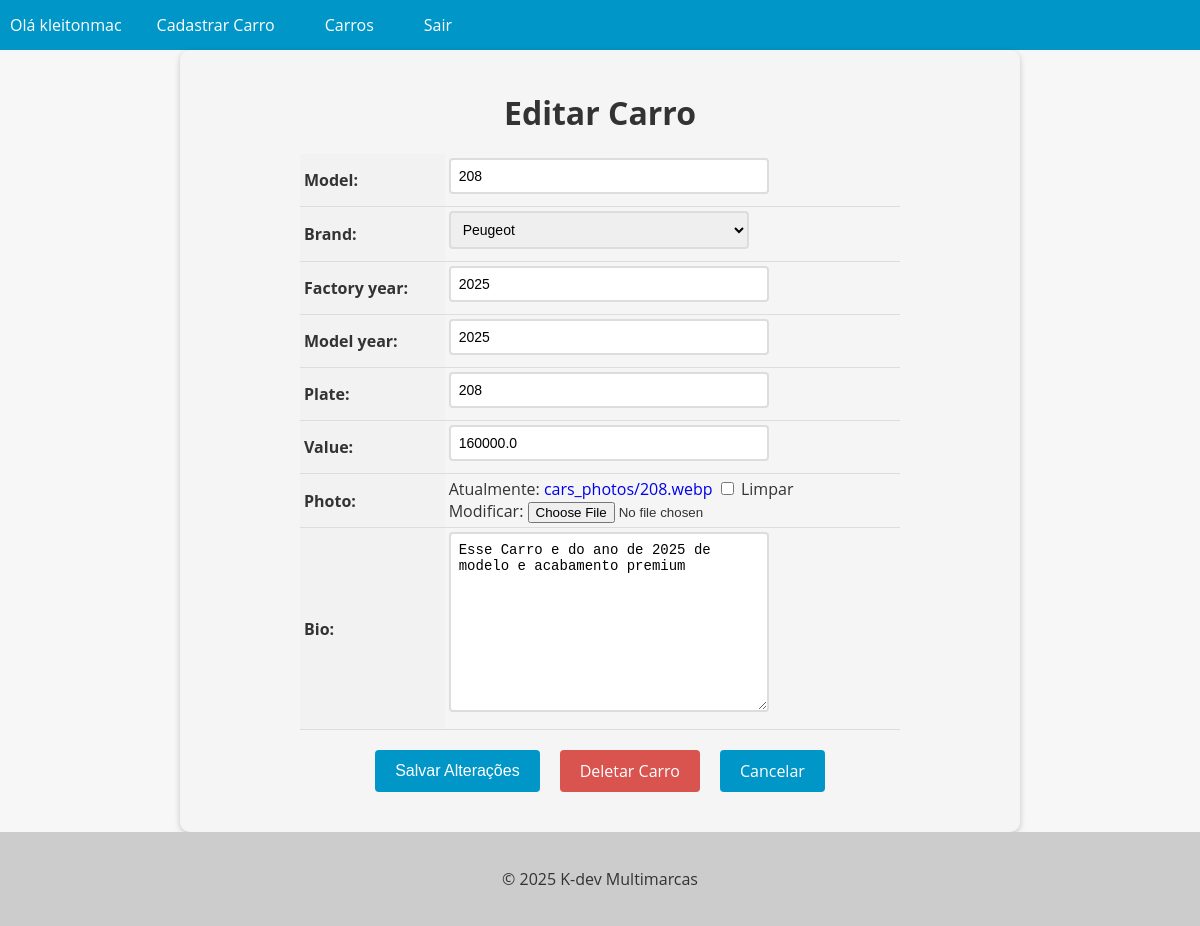
The app's page /car/4/update/ (signed in) with its own data.
### cars/models.py (models this page shows, shortened)
class Car(models.Model):
    id = models.AutoField(primary_key=True)
    model =models.CharField(max_length=200) # modelo
    brand = models.ForeignKey(Brand, on_delete=models.PROTECT, related_name='car_brand')    #marca
    factory_year = models.IntegerField() #ano de fabricação do carro
    model_year = models.IntegerField(blank=True , null=True) # ano de modelo do carro
    plate = models.IntegerField(max_length=10, blank=True, null=True)
    value = models.FloatField(blank=True, null=True) # valor
    photo= models.ImageField(upload_to='cars_photos/', blank=True, null=True)# imagens que vai subir pro banco de dados e baixei o pip install pillow
    bio = models.TextField(blank=True, null=True, )

### cars/views.py (the view, shortened to what this page needs)
# urls.py: path('car/<int:pk>/update/', CarUpdateView.as_view(), name='car_update'),
@method_decorator(login_required(login_url='login'), name='dispatch')
class CarUpdateView(UpdateView):
    model = Car
    form_class = CarModelForm
    template_name = 'car_update.html'

### cars/forms.py (shortened to what this page needs)
class CarModelForm(forms.ModelForm):
    class Meta:
            model = Car
            fields = '__all__'

### cars/models.py (called while the page is built)
        def __str__(self):
         return self.name

### cars/templates/car_update.html (shortened to what this page needs)
{% extends "base.html" %}
{% block content %}
  <form method="post" enctype="multipart/form-data">
    <h1>Editar Carro</h1>
    <table>
      {{ form.as_table }}
    </table>
    <div>
      {% if user.is_authenticated %}
      <div class="buttons-container">
        <input type="submit" value="Salvar Alterações" class="btn btn-primary">
        <a href="{% url 'car_delete' pk=object.pk %}" class="btn btn-danger">Deletar Carro</a>
        <a href="{% url 'cars_list' %}" class="btn btn-secondary">Cancelar</a>
      </div>
    </div>
  </form>
  {% endif %}
{% endblock %}

### app/templates/base.html (shortened to what this page needs)
<!DOCTYPE html>
<html lang="pt-BR">
<head>
</head>
<body>
  <header>
    <nav>
      <ul>
        {% if user.is_authenticated  %}
        <li>Olá {{user.username }}</li>
        <li><a href="{% url 'new_car' %}">Cadastrar Carro</a></li>
        {% endif %}
        <li><a href="{% url 'cars_list' %}">Carros</a></li>
        {% if user.is_authenticated  %}
        <li><a href="{% url 'logout' %}">Sair</a></li>
        {% endif %}
    </nav>
  </header>
  <main>
    {% block content %}
    {% endblock %}
  </main>
  <footer>
    <p>&copy; 2025 K-dev Multimarcas</p>
  </footer>
</body>
</html>

### app/templates/base.html (style rules this page uses)
body { font-family: 'Open Sans', sans-serif; background-color: #f7f7f7; color: #333; margin: 0; padding: 0; }
header { background-color: #0096c7; color: #fff; text-align: center; }
footer { background-color: #ccc; color: #333; padding: 20px; text-align: center; }
nav { background-color: #0096c7; color: #fff; height: 50px; display: flex; justify-content: space-between; align-items: center; }
nav ul { list-style: none; margin: 0; padding: 0; display: flex; }
nav ul li { margin: 0 10px; }
nav ul li a { color: #fff; text-decoration: none; font-size: 16px; padding: 15px; transition: all 0.3s ease; }

### cars/templates/car_update.html (style rules this page uses)
form { max-width: 800px; margin: 0 auto; padding: 20px; background-color: #f5f5f5; border-radius: 10px; box-shadow: 0 2px 6px rgba(0, 0, 0, 0.2); }
form h1 { font-size: 2rem; margin-bottom: 20px; text-align: center; }
table { margin: 0 auto; border-collapse: collapse; width: 100%; max-width: 600px; }
th, td { padding: 4px; text-align: left; border-bottom: 1px solid #ddd; }
th { background-color: #f2f2f2; }
input[type="text"], input[type="number"], select, textarea { padding: 8px; font-size: 14px; border: 2px solid #ddd; border-radius: 4px; width: 100%; max-width: 300px; margin-bottom: 8px; transition: border-bottom-color 0.3s ease-in-out; }
.btn { background-color: #0096c7; color: #fff; border: none; padding: 10px 20px; font-size: 16px; border-radius: 4px; cursor: pointer; transition: background-color 0.3s ease-in-out; }
.buttons-container { display: flex; justify-content: center; margin-top: 20px; margin-bottom: 20px; }
.btn { display: inline-block; background-color: #0096c7; color: #fff; border: none; padding: 10px 20px; font-size: 16px; border-radius: 4px; cursor: pointer; transition: background-color 0.3s ease-in-out; margin: 0 10px; }
.btn-danger { background-color: #d9534f; text-decoration: none !important; }
a { text-decoration: none !important; }

### records on screen
Car: model "208", brand "Peugeot", factory_year "2025", model_year "2025", plate "208", value "160000.0", bio "Esse Carro e do ano de 2025 de modelo e acabamento premium"

### other values on screen
{{ user.username }} "kleitonmac"
